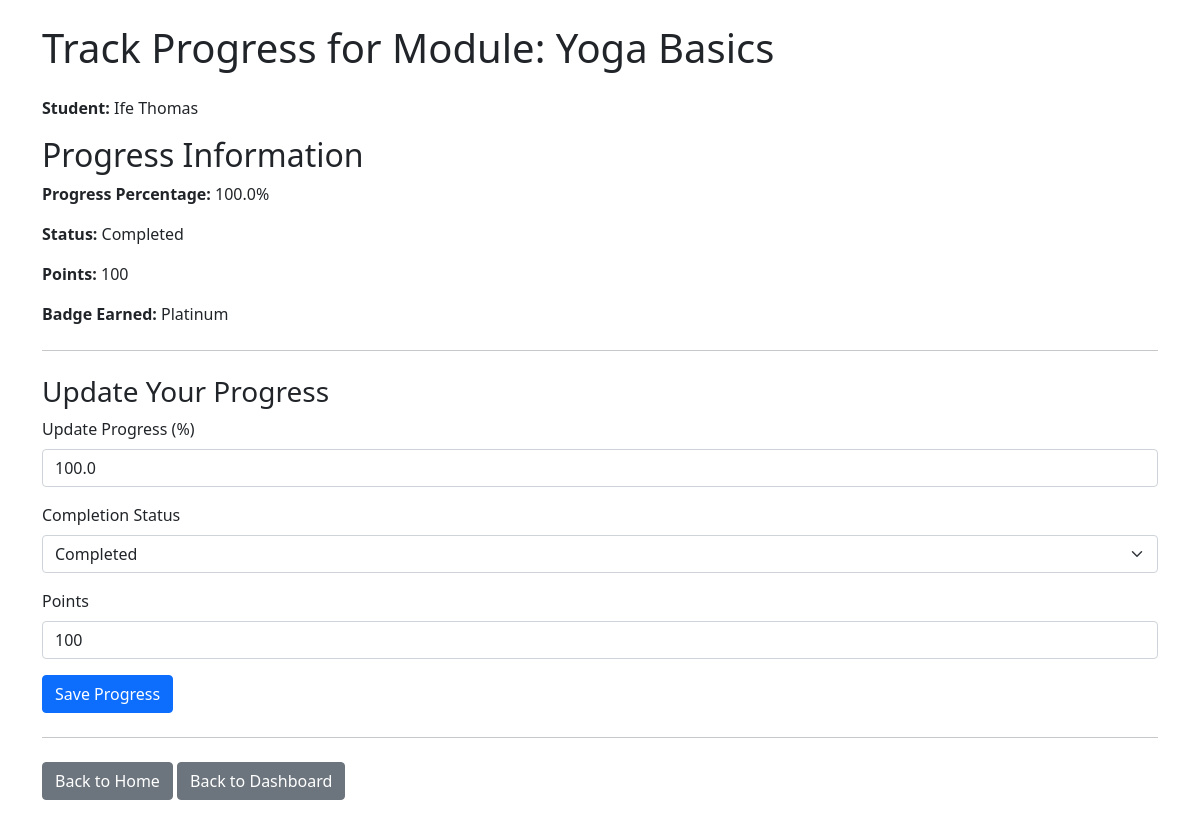
/track_progress/5/ (signed in), run on an earlier commit of the app's database.
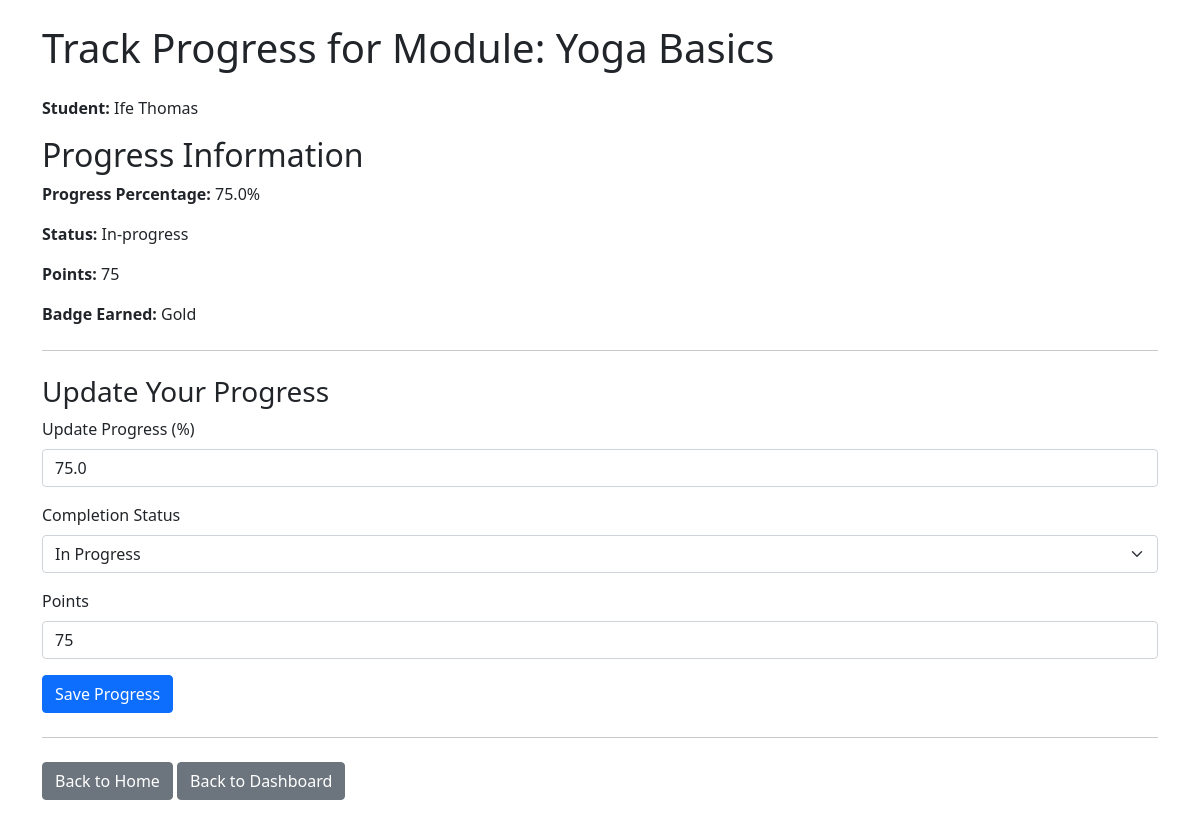
And on a later commit of the database.
### core/models.py (models this page shows, shortened)
class Progress(models.Model):
    enrollment = models.OneToOneField(Enrollment, on_delete=models.CASCADE)
    progress_percentage = models.FloatField(default=0.0)
    completion_status = models.CharField(max_length=20, default='in-progress')
    points = models.IntegerField(default=0)  # Points for gamification
    badge_earned = models.CharField(max_length=50, blank=True)  # Badge earned for completing challenges

### core/views.py (the view, shortened to what this page needs)
# urls.py: path('track_progress/<int:enrollment_id>/', views.track_progress, name='track_progress'),
@login_required
def track_progress(request, enrollment_id):
    enrollment = Enrollment.objects.get(id=enrollment_id)
    if request.user != enrollment.student.user:
        return redirect('home')
    progress, created = Progress.objects.get_or_create(enrollment=enrollment)
    return render(request, 'core/track_progress.html', {'progress': progress, 'enrollment': enrollment})

### core/templates/core/track_progress.html (shortened to what this page needs)
<!DOCTYPE html>
<html lang="en">
<head>
    <link href="https://cdn.jsdelivr.net/npm/bootstrap@5.1.0/dist/css/bootstrap.min.css" rel="stylesheet">
</head>
<body>
    <div class="container mt-4">
        <h1 class="mb-4">Track Progress for Module: {{ enrollment.module.title }}</h1>
        <p><strong>Student:</strong> {{ enrollment.student.user.first_name }} {{ enrollment.student.user.last_name }}</p>
        <h2>Progress Information</h2>
        <p><strong>Progress Percentage:</strong> {{ progress.progress_percentage }}%</p>
        <p><strong>Status:</strong> {{ progress.completion_status }}</p>
        <p><strong>Points:</strong> {{ progress.points }}</p>
        <p><strong>Badge Earned:</strong> {{ progress.badge_earned }}</p>
        <hr class="my-4">
        {% if request.user == enrollment.student.user %}
            <h3>Update Your Progress</h3>
            <form method="POST">
                <div class="mb-3">
                    <label for="progress_percentage" class="form-label">Update Progress (%)</label>
                    <input type="number" id="progress_percentage" name="progress_percentage" class="form-control" min="0" max="100" value="{{ progress.progress_percentage }}">
                </div>
                <div class="mb-3">
                    <label for="completion_status" class="form-label">Completion Status</label>
                    <select name="completion_status" id="completion_status" class="form-select">
                        <option value="In-progress" {% if progress.completion_status == 'In-progress' %}selected{% endif %}>In Progress</option>
                        <option value="Completed" {% if progress.completion_status == 'Completed' %}selected{% endif %}>Completed</option>
                    </select>
                </div>
                <div class="mb-3">
                    <label for="points" class="form-label">Points</label>
                    <input type="number" id="points" name="points" class="form-control" min="0" value="{{ progress.points }}">
                </div>
                <button type="submit" class="btn btn-primary">Save Progress</button>
            </form>
        {% endif %}
        <hr class="my-4">
        <p>
            <a href="{% url 'home' %}" class="btn btn-secondary">Back to Home</a>
            <a href="{% url 'student_dashboard' %}" class="btn btn-secondary">Back to Dashboard</a>
        </p>
    </div>
</body>
</html>

What changed in the data, as far as the page shows it:
changed Progress: progress_percentage "100.0" → "75.0"; completion_status "Completed" → "In-progress"; points "100" → "75"; badge_earned "Platinum" → "Gold"; completion_status "Completed" → "In Progress"
